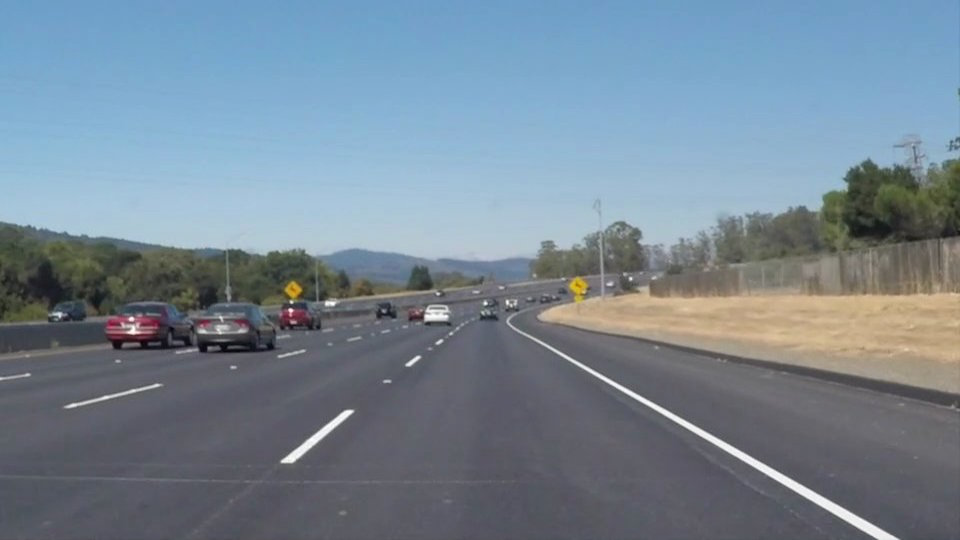
#> input picture OpenCV 09일차/실습/img/img19.png, 960 x 540 px, found by its file name
$ python opencv_55.py
#> lines starting #> are read from the running program, lines starting #| are printed output that depends on the picture; after the words box and inside, x2 and y2 are one past the last pixel; in counts of white or black regions, pixels touching at a corner belong together
# OpenCV 차선인식 엣지 이미지 출력
import cv2
import numpy as np

img_frame = cv2.imread('img/img19.png', cv2.IMREAD_COLOR)
#> img_frame is the input picture: shape (540, 960, 3); mean B, G, R 148.1, 134.5, 118.5
img_frames = img_frame.copy()
img_gray = cv2.cvtColor(img_frames, cv2.COLOR_BGR2GRAY)
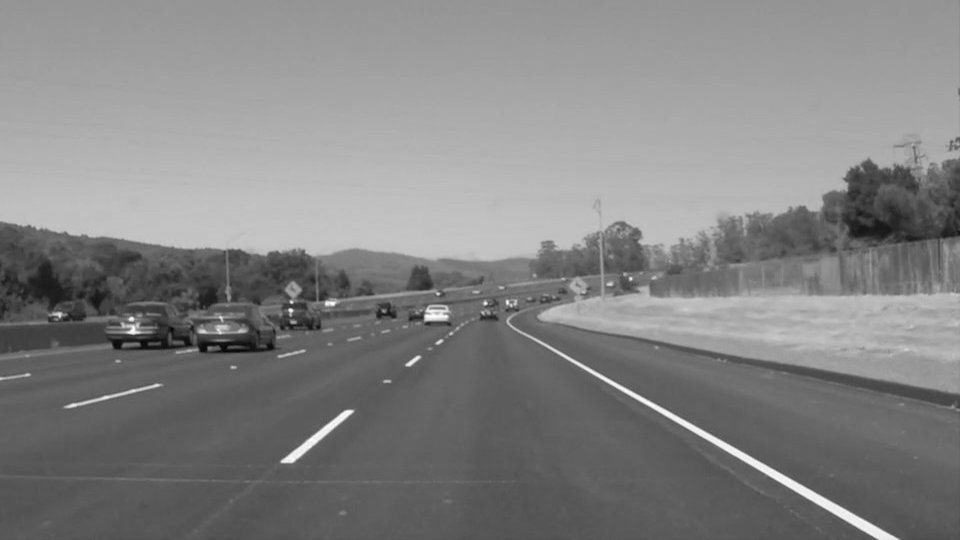
#> img_gray: shape (540, 960); min 5, max 255, mean 131.2
img_grays = cv2.cvtColor(img_gray, cv2.COLOR_GRAY2BGR)

# 블러(흐림)을 사용해서 노이즈 제거
img_gauss = cv2.GaussianBlur(img_gray, (5, 5), 0)
img_gausss = cv2.merge((img_gauss, img_gauss, img_gauss))

# 임계값(Threshold)를 사용하여 이진화
_, frame_binary = cv2.threshold(img_gauss, 0, 255, cv2.THRESH_OTSU + cv2.THRESH_BINARY)
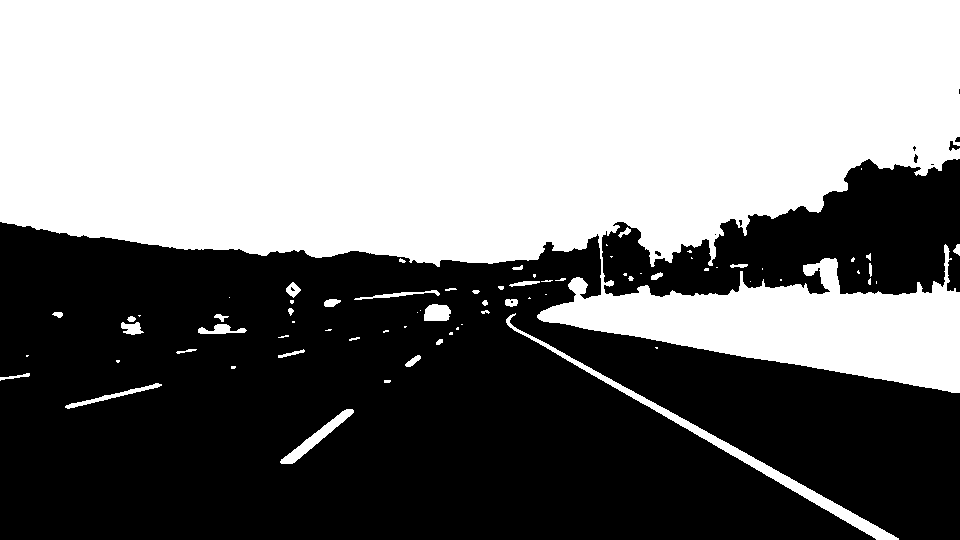
#> frame_binary: shape (540, 960); 50.2% white; 13 black regions (7 under 20 px), largest, box (x1, y1, x2, y2) and area: (0, 222, 960, 540) 229674, (602, 159, 960, 297) 28314, (949, 141, 960, 151) 54, (914, 154, 918, 163) 25, (955, 137, 960, 142) 21, (655, 251, 661, 256) 21
frame_binarys = cv2.merge((frame_binary, frame_binary, frame_binary))

# 외각선(엣지) 구하기 : Canny 엣지를 사용
frame_canny = cv2.Canny(frame_binary, 50, 150)
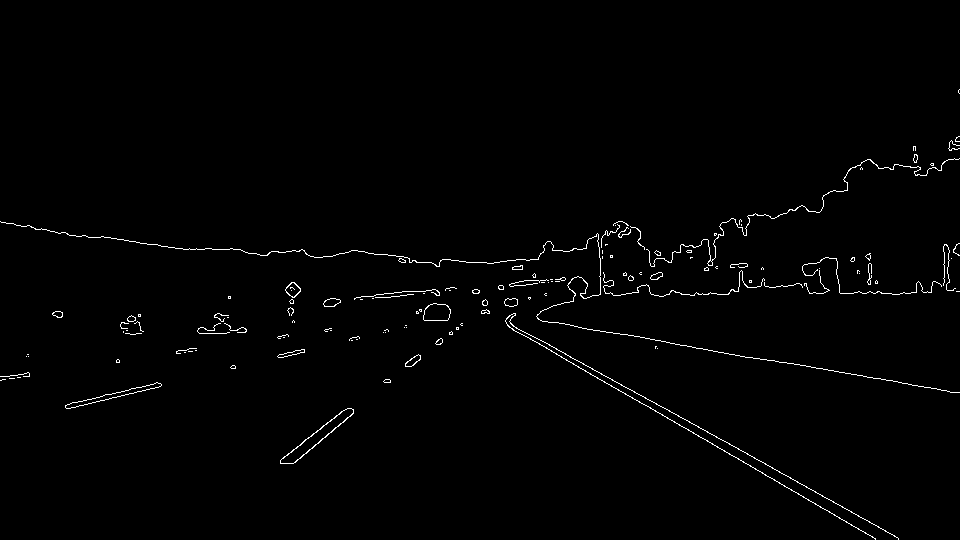
#> frame_canny: shape (540, 960); 1.1% white in thin lines or dots, all inside (x1, y1, x2, y2) = (0, 89, 960, 540)
frame_cannys = cv2.merge((frame_canny, frame_canny, frame_canny))

rho = 2
theta = 1 * np.pi / 180
threshold = 15
min_line_lenght = 10
max_line_gap = 20

# 허프 변환
# cv2.HoughLinesP(image, rho, theta, threshold, minLineLength, maxLineGap) → lines
# image – 8bit, single-channel binary image, canny edge를 선 적용.
# rho – r 값의 범위 (0 ~ 1 실수)
# theta – 𝜃 값의 범위(0 ~ 180 정수)
# threshold – 만나는 점의 기준, 숫자가 작으면 많은 선이 검출되지만 정확도가 떨어지고, 숫자가 크면 정확도가 올라감.
# minLineLength – 선의 최소 길이. 이 값보다 작으면 reject.
# maxLineGap – 선과 선사이의 최대 허용간격. 이 값보다 작으며 reject.
lines = cv2.HoughLinesP(frame_canny, rho, theta, threshold, minLineLength=min_line_lenght, maxLineGap=max_line_gap)
#> lines = 332 rows, first 6: [507, 325, 875, 538], [308, 255, 330, 256], [903, 292, 931, 292], [201, 333, 230, 327], [541, 340, 897, 537], [498, 286, 603, 278]

for i, line in enumerate(lines):
    cv2.line(img_frames, (line[0][0], line[0][1]), (line[0][2], line[0][3]), (0, 255, 0), 1)
#> this loop made 332 passes
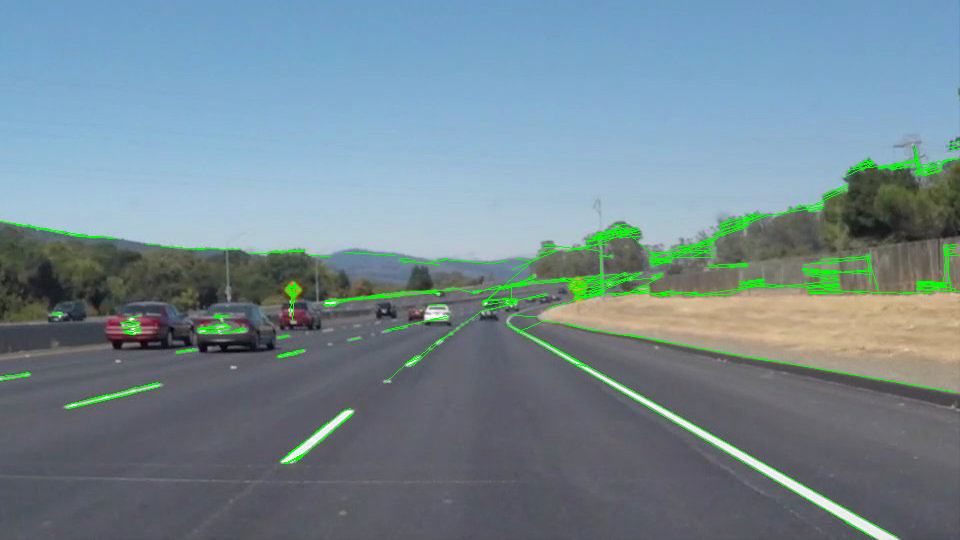
#> img_frames: shape (540, 960, 3); 1.79% of pixels changed, all inside (x1, y1, x2, y2) = (0, 141, 960, 539)

cont = cv2.hconcat([img_frame, img_grays, img_gausss])
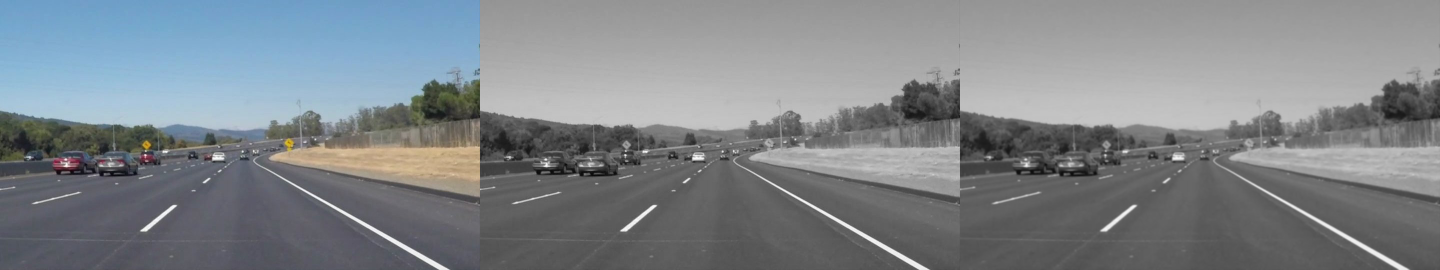
#> cont: shape (540, 2880, 3) (shown at 1/2 size); mean B, G, R 136.9, 132.3, 127
cont1 = cv2.hconcat([frame_binarys, frame_cannys, img_frames])
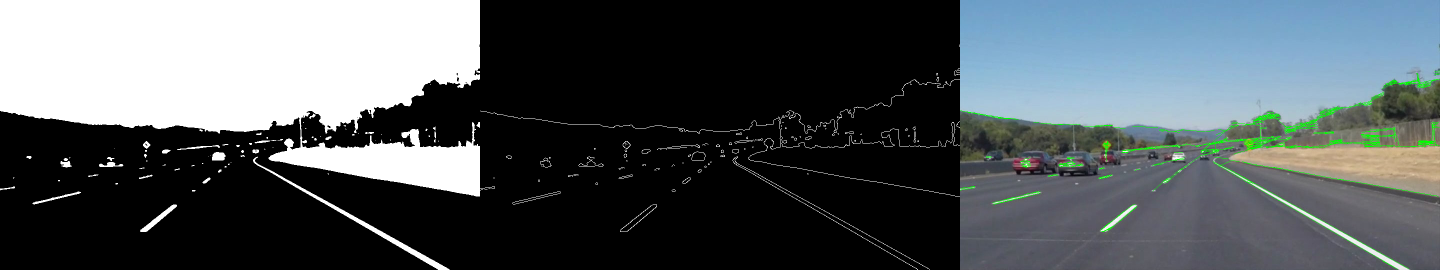
#> cont1: shape (540, 2880, 3) (shown at 1/2 size); mean of channels 0, 1, 2 92.2, 89.2, 82.3; drawn as B, G, R
cont2 = cv2.vconcat([cont, cont1])

img_frame1 = cv2.pyrDown(cont2)
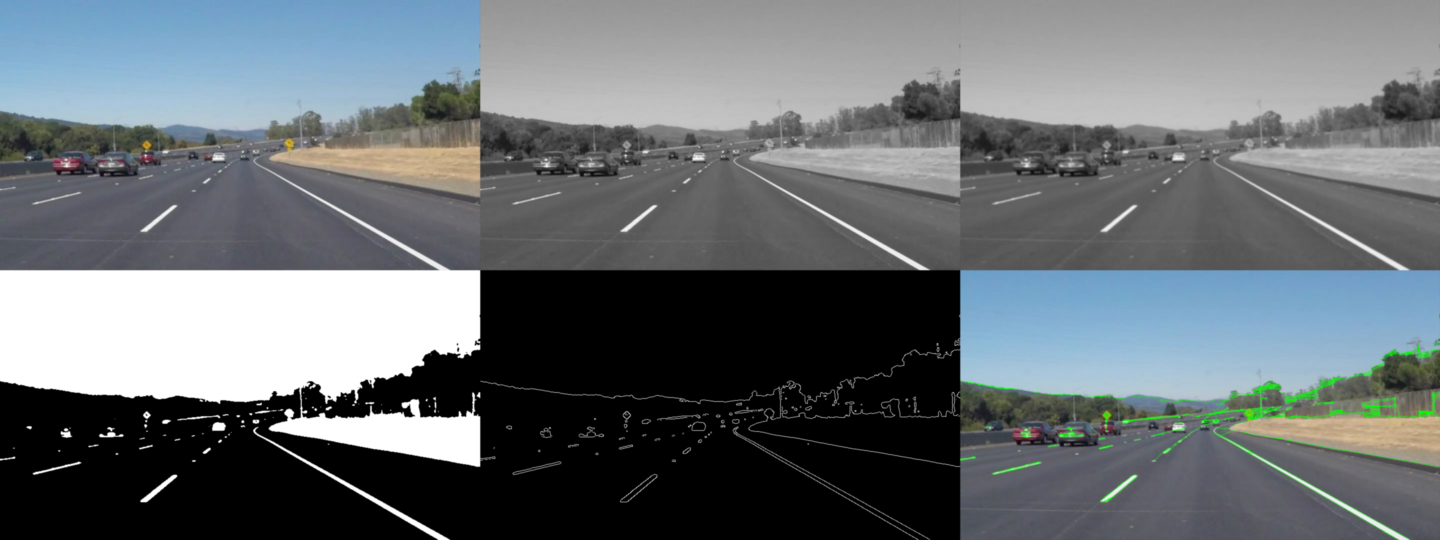
#> img_frame1: shape (540, 1440, 3); mean B, G, R 114.6, 110.8, 104.7
cv2.imshow("img_frame", img_frame1)
cv2.waitKey(0)
cv2.destroyAllWindows()

$ run again, with OpenCV 09일차/실습/img/img14.png copied over OpenCV 09일차/실습/img/img19.png
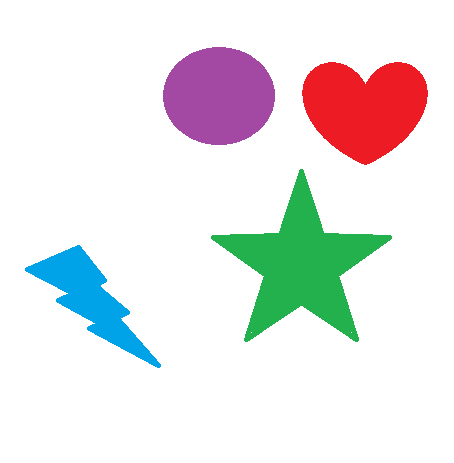
#> input picture OpenCV 09일차/실습/img/img14.png, 454 x 463 px, found by its file name
#> img_frame is the input picture: shape (463, 454, 3); mean B, G, R 231.1, 230.9, 232
#> frame_binary: shape (463, 454); 83.5% white; 4 black regions, box (x1, y1, x2, y2) and area: (211, 169, 392, 342) 11657, (302, 62, 428, 165) 9325, (163, 47, 275, 145) 8615, (25, 245, 161, 368) 5097
#> `frame_canny = cv2.Canny(frame_binary, 50, 150)`:
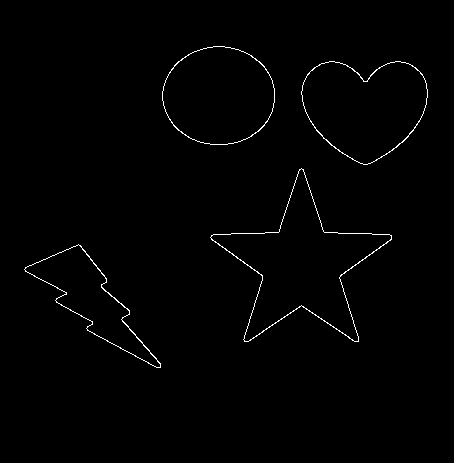
#> frame_canny: shape (463, 454); 0.9% white in thin lines or dots, all inside (x1, y1, x2, y2) = (24, 46, 428, 368)
#> lines = 75 rows, first 6: [339, 330, 355, 341], [278, 232, 298, 171], [310, 192, 324, 232], [121, 319, 160, 364], [262, 332, 299, 306], [87, 330, 157, 367]
#> the loop `for i, line in enumerate(lines):` made 75 passes
#> `img_frame1 = cv2.pyrDown(cont2)`:
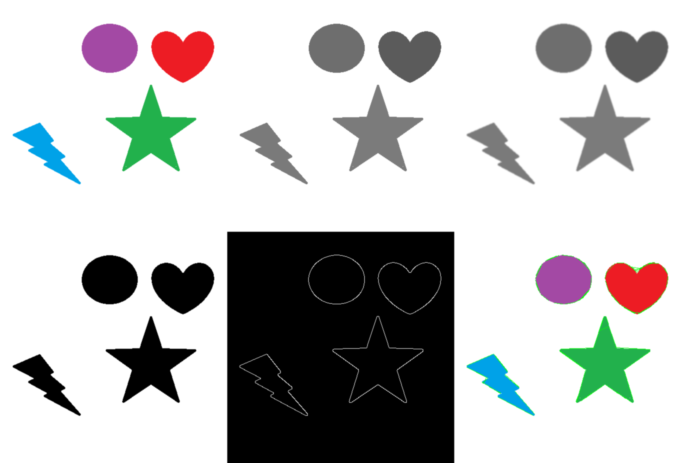
#> img_frame1: shape (463, 681, 3); mean B, G, R 189.8, 190.1, 190.1

$ run again, with OpenCV 09일차/실습/img/img15.png copied over OpenCV 09일차/실습/img/img19.png
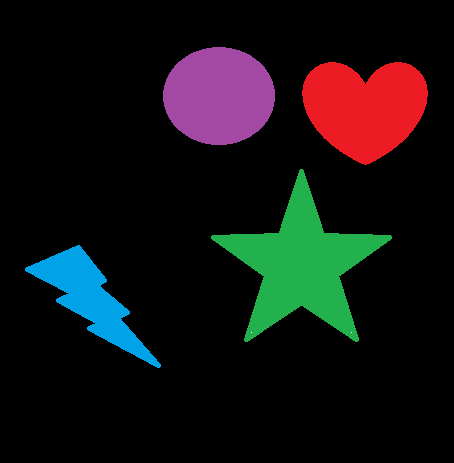
#> input picture OpenCV 09일차/실습/img/img15.png, 454 x 463 px, found by its file name
#> img_frame is the input picture: shape (463, 454, 3); mean B, G, R 18.2, 18, 19.1
#> `_, frame_binary = cv2.threshold(img_gauss, 0, 255, cv2.THRESH_OTSU + c..`:
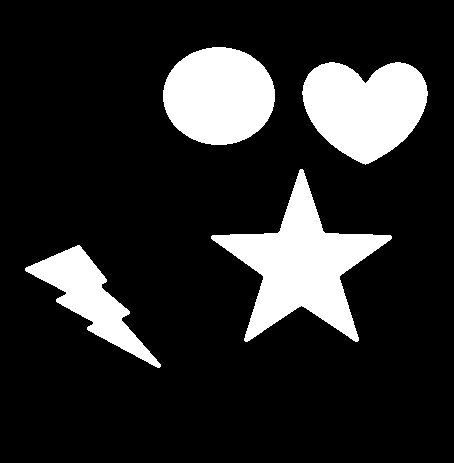
#> frame_binary: shape (463, 454); 16.5% white; 4 white regions, box (x1, y1, x2, y2) and area: (211, 169, 392, 342) 11661, (302, 62, 428, 165) 9229, (163, 47, 275, 145) 8615, (25, 245, 161, 368) 5101
#> frame_canny: shape (463, 454); 0.9% white in thin lines or dots, all inside (x1, y1, x2, y2) = (24, 46, 428, 368)
#> lines = 71 rows, first 6: [279, 231, 299, 169], [121, 319, 149, 350], [303, 169, 324, 232], [325, 232, 337, 232], [340, 276, 391, 239], [372, 234, 389, 234]
#> the loop `for i, line in enumerate(lines):` made 71 passes
#> `img_frame1 = cv2.pyrDown(cont2)`:
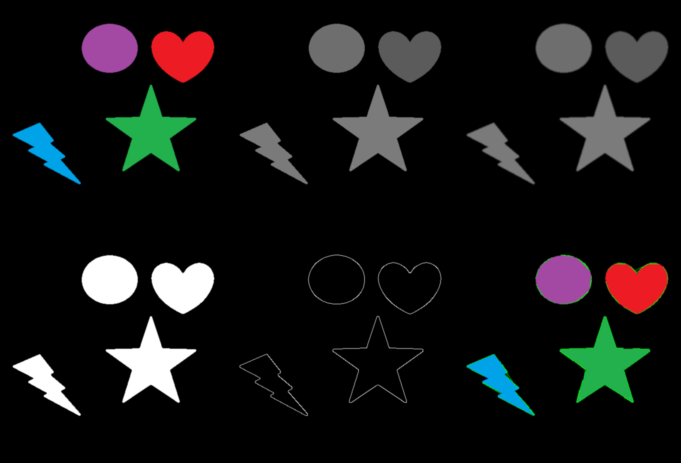
#> img_frame1: shape (463, 681, 3); mean B, G, R 19.4, 19.7, 19.7

$ run again, with OpenCV 09일차/실습/img/img16.png copied over OpenCV 09일차/실습/img/img19.png
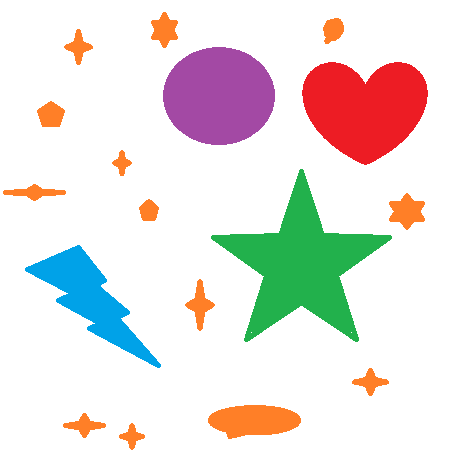
#> input picture OpenCV 09일차/실습/img/img16.png, 454 x 463 px, found by its file name
#> img_frame is the input picture: shape (463, 454, 3); mean B, G, R 223, 226.1, 232
#> frame_binary: shape (463, 454); 80% white; 17 black regions, largest, box (x1, y1, x2, y2) and area: (211, 169, 392, 342) 11659, (302, 62, 428, 165) 9412, (163, 47, 275, 145) 8615
#> frame_canny: shape (463, 454); 1.5% white in thin lines or dots, all inside (x1, y1, x2, y2) = (3, 12, 428, 449)
#> lines = 193 rows, first 6: [279, 231, 299, 169], [121, 319, 160, 365], [340, 275, 422, 216], [250, 340, 299, 306], [380, 158, 407, 137], [339, 277, 358, 337]
#> the loop `for i, line in enumerate(lines):` made 193 passes
#> `img_frame1 = cv2.pyrDown(cont2)`:
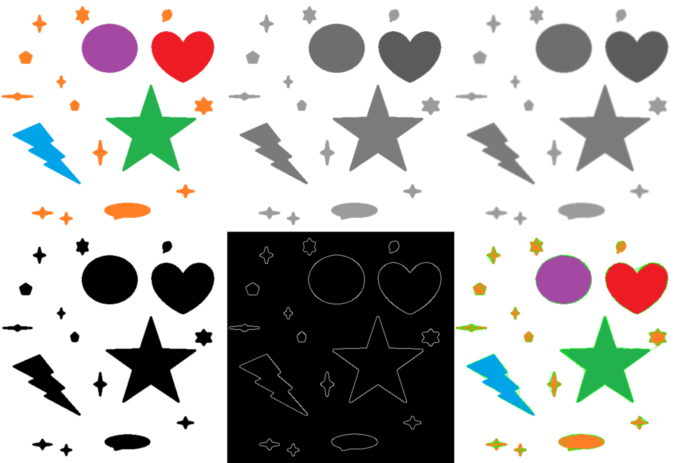
#> img_frame1: shape (463, 681, 3); mean B, G, R 184.5, 186.2, 187.2
